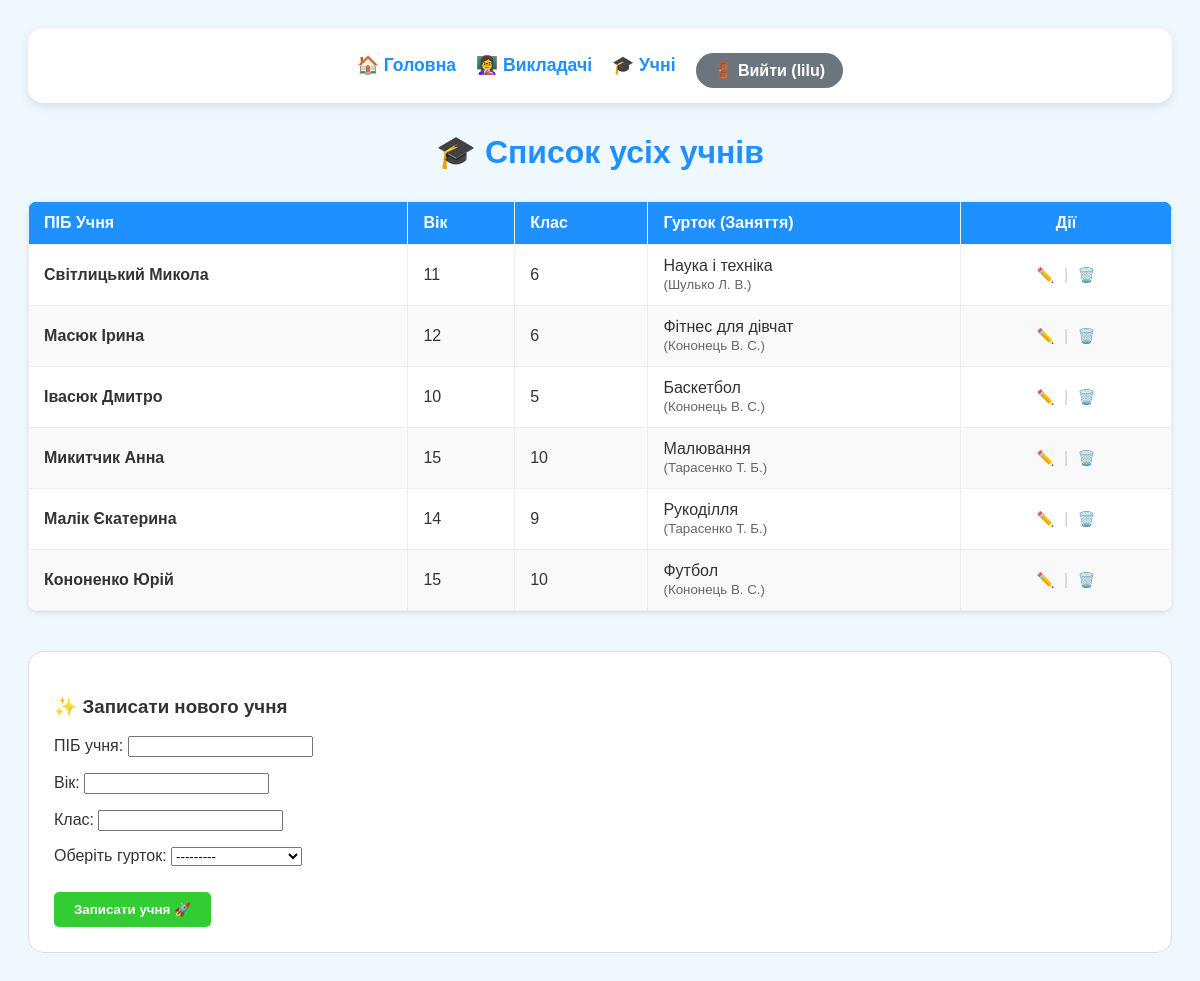
The app's page /students/ (signed in) with its own data.
### school_admin/models/student.py (models this page shows, shortened)
class Student(models.Model):
    full_name = models.CharField(max_length=255, verbose_name="П.І.Б. учня")
    age = models.PositiveIntegerField(verbose_name="Вік")
    school_class = models.CharField(max_length=20, verbose_name="Клас")
    lesson = models.ForeignKey(
        ExtraLesson,
        on_delete=models.SET_NULL,
        null=True,
        verbose_name="Додаткове заняття"
    )
    class Meta:
        verbose_name = "Учень"
        verbose_name_plural = "Учні"

### school_admin/models/lesson.py (models this page shows)
class ExtraLesson(models.Model):
    name = models.CharField(max_length=200, verbose_name="Назва заняття")
    teacher = models.ForeignKey(
        Teacher,
        on_delete=models.CASCADE,
        verbose_name="Викладач"
    )
    description = models.TextField(verbose_name="Опис заняття")
    def __str__(self):
        return self.name
    class Meta:
        verbose_name = "Додаткове заняття"
        verbose_name_plural = "Додаткові заняття"

### school_admin/models/teacher.py (models this page shows, shortened)
class Teacher(models.Model):
    last_name = models.CharField(max_length=100, verbose_name="Прізвище")
    first_name = models.CharField(max_length=100, verbose_name="Ім'я")
    middle_name = models.CharField(max_length=100, verbose_name="По батькові")
    description = models.TextField(verbose_name="Характеристики")
    class Meta:
        verbose_name = "Викладач"
        verbose_name_plural = "Викладачі"

### school_admin/views.py (the view)
# urls.py: path('students/', views.student_list, name='student_list'),
def student_list(request):
    if request.method == 'POST':
        form = EnrollmentForm(request.POST)
        if form.is_valid():
            form.save()
            return redirect('student_list')
    all_students = Student.objects.all().select_related('lesson__teacher')
    lessons = ExtraLesson.objects.all()
    form = EnrollmentForm()
    context = {
        'students': all_students,
        'lessons': lessons,
        'form': form
    }
    return render(request, 'school_admin/students.html', context)

### school_admin/forms.py
class EnrollmentForm(forms.ModelForm):
    class Meta:
        model = Student
        fields = ['full_name', 'age', 'school_class', 'lesson']
        labels = {'full_name': 'ПІБ учня', 'age': 'Вік', 'school_class': 'Клас', 'lesson': 'Оберіть гурток'}

### school_admin/templates/school_admin/students.html (shortened to what this page needs)
{% extends "school_admin/base.html" %}
{% block content %}
<h1>🎓 Список усіх учнів</h1>
<table>
    <thead>
        <tr>
            <th>ПІБ Учня</th>
            <th>Вік</th>
            <th>Клас</th>
            <th>Гурток (Заняття)</th>
            {% if user.is_staff %}
                <th style="width: 180px; text-align: center;">Дії</th>
            {% endif %}
        </tr>
    </thead>
    <tbody>
        {% for s in students %}
        <tr>
            <td><strong>{{ s.full_name }}</strong></td>
            <td>{{ s.age }}</td>
            <td>{{ s.school_class }}</td>
            <td>
                {{ s.lesson.name }}
                <br>
                <small style="color: #666;">
                    ({{ s.lesson.teacher.last_name }} {{ s.lesson.teacher.first_name|slice:":1" }}. {{ s.lesson.teacher.middle_name|slice:":1" }}.)
                </small>
            </td>
            {% if user.is_staff %}
            <td style="text-align: center;">
                <a href="{% url 'edit_student' s.pk %}" class="action-link edit-link">✏️</a>
                <span style="color: #ccc;">|</span>
                <a href="{% url 'delete_student' s.pk %}" class="action-link delete-link" onclick="return confirm('Видалити?')">🗑️  </a>
            </td>
            {% endif %}
        </tr>
        {% empty %}
        <tr>
            <td colspan="{% if user.is_staff %}5{% else %}4{% endif %}" style="text-align: center; color: #999; padding: 20px;">
                Учнів поки не зареєстровано. Заповніть форму нижче!
            </td>
        </tr>
        {% endfor %}
    </tbody>
</table>
<div class="form-section">
    <h3>✨ Записати нового учня</h3>
    <form method="post">
        {{ form.as_p }}
        <button type="submit">Записати учня 🚀</button>
    </form>
</div>
{% endblock %}

### school_admin/templates/school_admin/base.html (shortened to what this page needs)
<!DOCTYPE html>
<html lang="uk">
<head>
</head>
<body>
    <nav>
        <a href="{% url 'index' %}">🏠 Головна</a>
        <a href="{% url 'teacher_list' %}">👩‍🏫 Викладачі</a>
        <a href="{% url 'student_list' %}">🎓 Учні</a>
        {% if user.is_authenticated %}
            <form action="/admin/logout/" method="post" style="display: inline;">
                <button type="submit" class="logout-btn">
                    🚪 Вийти ({{ user.username }})
                </button>
            </form>
        {% else %}
            <a href="/admin/login/?next={{ request.path }}" class="admin-btn">🔑 Адміністратор</a>
        {% endif %}
    </nav>
    <div class="container">
        {% block content %}{% endblock %}
    </div>
</body>
</html>

### school_admin/templates/school_admin/base.html (style rules this page uses)
body { font-family: 'Comic Sans MS', cursive, sans-serif; background: #f0f8ff; padding: 20px; color: #333; }
nav { background: #fff; padding: 15px 25px; border-radius: 15px; display: flex; justify-content: center; align-items: center; gap: 20px; box-shadow: 0 4px 10px rgba(0,0,0,0.1); margin-bottom: 30px; }
nav a { text-decoration: none; color: #1e90ff; font-weight: bold; font-size: 1.1em; transition: 0.3s; }
.logout-btn { background: #6c757d; color: white !important; padding: 8px 18px; border-radius: 20px; border: none; cursor: pointer; font-size: 1em; font-weight: bold; font-family: inherit; }
table { width: 100%; border-collapse: collapse; background: white; border-radius: 12px; overflow: hidden; margin-top: 20px; box-shadow: 0 4px 6px rgba(0,0,0,0.05); }
th, td { padding: 12px 15px; border: 1px solid #eee; text-align: left; }
th { background: #1e90ff; color: white; }
tr:nth-child(even) { background-color: #fcfcfc; }
h1 { text-align: center; color: #ff4500; }

### school_admin/templates/school_admin/students.html (style rules this page uses)
h1 { text-align: center; color: #1e90ff; margin-bottom: 30px; }
table { width: 100%; border-collapse: collapse; background: white; border-radius: 10px; overflow: hidden; box-shadow: 0 2px 5px rgba(0,0,0,0.1); }
th, td { padding: 12px 15px; border: 1px solid #eee; text-align: left; }
th { background: #1e90ff; color: white; font-weight: bold; }
tr:nth-child(even) { background-color: #f9f9f9; }
.action-link { text-decoration: none; font-size: 0.9em; font-weight: bold; margin: 0 5px; }
.edit-link { color: #1e90ff; }
.delete-link { color: #d32f2f; }
.form-section { margin-top: 40px; background: white; padding: 25px; border-radius: 15px; border: 1px solid #ddd; }
button { background: #32cd32; color: white; border: none; padding: 10px 20px; border-radius: 5px; cursor: pointer; font-weight: bold; margin-top: 10px; }

### records on screen
Student: full_name "Світлицький Микола", age "11", school_class "6", lesson.name "Наука і техніка", lesson.teacher.last_name "Шулько", lesson.teacher.first_name "Л", lesson.teacher.middle_name "В"
Student: full_name "Масюк Ірина", age "12", school_class "6", lesson.name "Фітнес для дівчат", lesson.teacher.last_name "Кононець", lesson.teacher.first_name "В", lesson.teacher.middle_name "С"
Student: full_name "Івасюк Дмитро", age "10", school_class "5", lesson.name "Баскетбол", lesson.teacher.last_name "Кононець", lesson.teacher.first_name "В", lesson.teacher.middle_name "С"
Student: full_name "Микитчик Анна", age "15", school_class "10", lesson.name "Малювання", lesson.teacher.last_name "Тарасенко", lesson.teacher.first_name "Т", lesson.teacher.middle_name "Б"
Student: full_name "Малік Єкатерина", age "14", school_class "9", lesson.name "Рукоділля", lesson.teacher.last_name "Тарасенко", lesson.teacher.first_name "Т", lesson.teacher.middle_name "Б"
Student: full_name "Кононенко Юрій", age "15", school_class "10", lesson.name "Футбол", lesson.teacher.last_name "Кононець", lesson.teacher.first_name "В", lesson.teacher.middle_name "С"

### other values on screen
{{ user.username }} "lilu"
